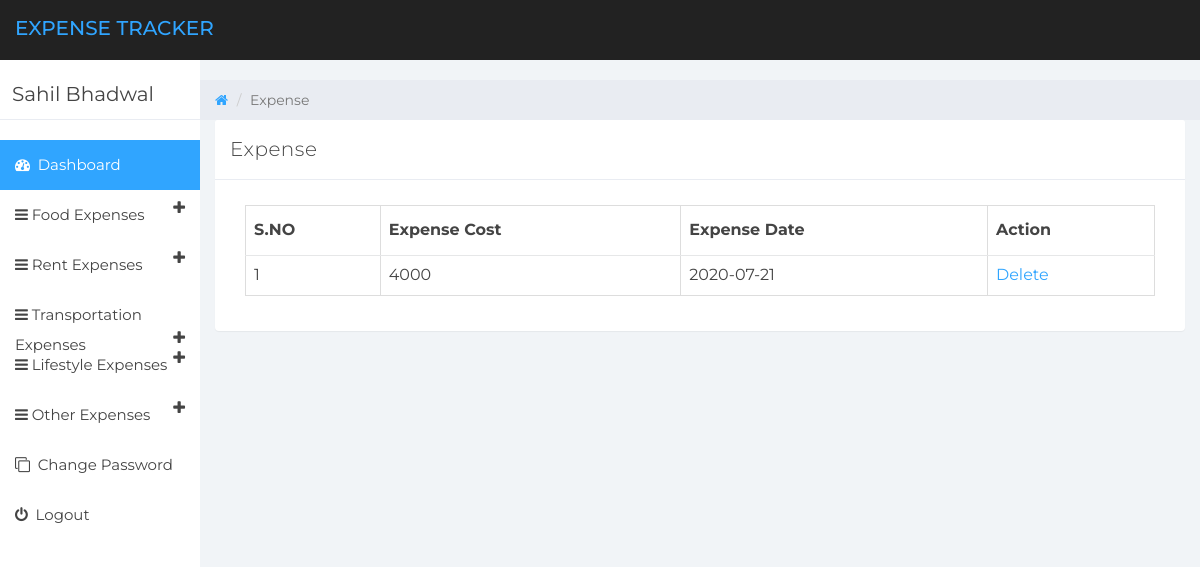
/rent-manage-expense.php (signed in), run on the app's committed database.
### tables this page shows
CREATE TABLE IF NOT EXISTS `tbluser` (
  `ID` int(11) NOT NULL AUTO_INCREMENT,
  `FullName` varchar(150) DEFAULT NULL,
  `Email` varchar(200) DEFAULT NULL,
  `MobileNumber` bigint(20) DEFAULT NULL,
  `Password` varchar(200) DEFAULT NULL,
  `RegDate` timestamp NOT NULL DEFAULT CURRENT_TIMESTAMP,
  PRIMARY KEY (`ID`)
);

CREATE TABLE IF NOT EXISTS `tblerentexpense` (
  `ID` int(11) NOT NULL AUTO_INCREMENT,
  `UserId` int(11) NOT NULL,
  `ExpenseDate` date DEFAULT NULL,
  `ExpenseItem` varchar(200) DEFAULT NULL,
  `ExpenseCost` varchar(200) DEFAULT NULL,
  `NoteDate` timestamp NULL DEFAULT CURRENT_TIMESTAMP,
  PRIMARY KEY (`ID`)
);

### rent-manage-expense.php (the view, shortened to what this page needs)
  <?php
if (strlen($_SESSION['detsuid']==0)) {
  header('location:logout.php');
  } else{
?>
<!DOCTYPE html>
<html>
<head>
	<link href="css/bootstrap.min.css" rel="stylesheet">
	<link href="css/font-awesome.min.css" rel="stylesheet">
	<link href="css/datepicker3.css" rel="stylesheet">
	<link href="css/styles.css" rel="stylesheet">
</head>
<body>
	<?php include_once('includes/header.php');?>
	<?php include_once('includes/sidebar.php');?>
	<div class="col-sm-9 col-sm-offset-3 col-lg-10 col-lg-offset-2 main">
		<div class="row">
			<ol class="breadcrumb">
				<li><a href="#">
					<em class="fa fa-home"></em>
				</a></li>
				<li class="active">Expense</li>
			</ol>
		</div>
		<div class="row">
			<div class="col-lg-12">
				<div class="panel panel-default">
					<div class="panel-heading">Expense</div>
					<div class="panel-body">
						<div class="col-md-12">
							<div class="table-responsive">
            <table class="table table-bordered mg-b-0">
              <thead>
                <tr>
                  <th>S.NO</th>
                  <th>Expense Cost</th>
                  <th>Expense Date</th>
                  <th>Action</th>
                </tr>
              </thead>
              <?php
              $userid=$_SESSION['detsuid'];
$ret=mysqli_query($con,"select * from tblerentexpense where UserId='$userid'");
$cnt=1;
while ($row=mysqli_fetch_array($ret)) {
?>
              <tbody>
                <tr>
                  <td><?php echo $cnt;?></td>
                  <td><?php  echo $row['ExpenseCost'];?></td>
                  <td><?php  echo $row['ExpenseDate'];?></td>
                  <td><a href="manage-expense.php?delid=<?php echo $row['ID'];?>">Delete</a>
                </tr>
                <?php
$cnt=$cnt+1;
}?>
              </tbody>
            </table>
          </div>
						</div>
					</div>
				</div>
            </div>
		</div>
    </div>
</body>
</html>
<?php }  ?>

### includes/sidebar.php (shortened to what this page needs)
<?php
include('includes/dbconnection.php');
?>
<div id="sidebar-collapse" class="col-sm-3 col-lg-2 sidebar">
        <div class="profile-sidebar">
            <div class="profile-usertitle">
                <?php
$uid=$_SESSION['detsuid'];
$ret=mysqli_query($con,"select FullName from tbluser where ID='$uid'");
$row=mysqli_fetch_array($ret);
$name=$row['FullName'];
?>
                <div class="profile-usertitle-name"><?php echo $name; ?></div>
            </div>
        </div>
        <ul class="nav menu">
            <li class="active"><a href="dashboard.php"><em class="fa fa-dashboard">&nbsp;</em> Dashboard</a></li>
            <li class="parent "><a data-toggle="collapse" href="#sub-item-1">
                <em class="fa fa-navicon">&nbsp;</em>Food Expenses <span data-toggle="collapse" href="#sub-item-1" class="icon pull-right"><em class="fa fa-plus"></em></span>
                </a>
            </li>
            <li class="parent "><a data-toggle="collapse" href="#sub-item-2">
                    <em class="fa fa-navicon">&nbsp;</em>Rent Expenses <span data-toggle="collapse" href="#sub-item-2" class="icon pull-right"><em class="fa fa-plus"></em></span>
                </a>
            </li>
            <li class="parent "><a data-toggle="collapse" href="#sub-item-3">
                    <em class="fa fa-navicon">&nbsp;</em>Transportation Expenses <span data-toggle="collapse" href="#sub-item-3" class="icon pull-right"><em class="fa fa-plus"></em></span>
                </a>
            </li>
            <li class="parent "><a data-toggle="collapse" href="#sub-item-4">
                    <em class="fa fa-navicon">&nbsp;</em>Lifestyle Expenses <span data-toggle="collapse" href="#sub-item-4" class="icon pull-right"><em class="fa fa-plus"></em></span>
                </a>
            </li>
            <li class="parent "><a data-toggle="collapse" href="#sub-item-5">
                    <em class="fa fa-navicon">&nbsp;</em>Other Expenses <span data-toggle="collapse" href="#sub-item-5" class="icon pull-right"><em class="fa fa-plus"></em></span>
                </a>
            </li>
             <li><a href="change-password.php"><em class="fa fa-clone">&nbsp;</em> Change Password</a></li>
<li><a href="logout.php"><em class="fa fa-power-off">&nbsp;</em> Logout</a></li>
        </ul>
    </div>

### css/styles.css (style rules this page uses)
body { background: #f1f4f7; padding-top: 60px; font-size: 14px; color: #444444; font-family: "Montserrat", "Helvetica Neue", Helvetica, Arial, sans-serif; }
a, a:hover, a:focus { color: #30a5ff; }
.panel { border: 0; }
.panel-heading { font-size: 20px; font-weight: 300; letter-spacing: 0.025em; height: 60px; line-height: 38px; }
.panel-default .panel-heading { background: #fff; border-bottom: 1px solid #e9ecf2; color: #444444; }
.sidebar { display: block; padding: 0; display: none; box-shadow: none; background: #fff; }
.sidebar ul { margin: 20px 0px; }
@media (min-width: 768px) { .sidebar { display: block; position: fixed; top: 60px; bottom: 0; left: 0; z-index: 1000; display: block; margin: 0; padding: 0; overflow-x: hidden; overflow-y: auto; } }
.sidebar ul.nav .active a, .sidebar ul.nav li.parent a.active, .sidebar ul.nav .active > a:hover, .sidebar ul.nav li.parent a.active:hover, .sidebar ul.nav .active > a:focus, .sidebar ul.nav li.parent a.active:focus { color: #fff; background-color: #30a5ff; }
.sidebar ul.nav li a { height: 50px; font-size: 15px; line-height: 2em; color: #444444; }
.profile-sidebar { padding: 10px 0; border-bottom: 1px solid #e9ecf2; }
.profile-usertitle { float: left; text-align: left; margin: 10px 0 0 12px; }
.profile-usertitle-name { font-size: 20px; margin-bottom: 0px; }
.breadcrumb { border-radius: 0; padding: 10px 15px 10px 15px; background: #e9ecf2; margin: 0; }
.table { background: #fff; }
.table > thead > tr > th { border-bottom: 1px solid #e6e7e8; vertical-align: middle; height: 50px; }

### data on the page
tbluser: FullName "Sahil Bhadwal"
tblerentexpense: ExpenseCost "4000", ExpenseDate "2020-07-21"
